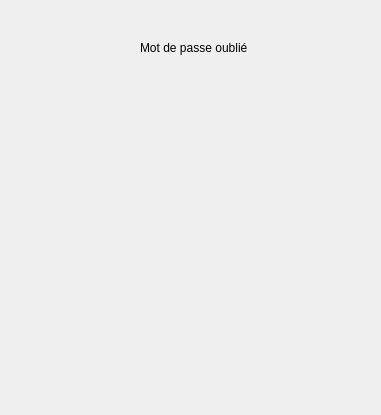
<?xml version="1.0" encoding="UTF-8"?>
<ui version="4.0">
 <class>forgotpassword</class>
 <widget class="QDialog" name="forgotpassword">
  <property name="geometry">
   <rect>
    <x>0</x>
    <y>0</y>
    <width>381</width>
    <height>415</height>
   </rect>
  </property>
  <property name="windowTitle">
   <string>Dialog</string>
  </property>
  <widget class="QLabel" name="label">
   <property name="geometry">
    <rect>
     <x>140</x>
     <y>40</y>
     <width>141</width>
     <height>16</height>
    </rect>
   </property>
   <property name="text">
    <string>Mot de passe oublié</string>
   </property>
  </widget>
 </widget>
 <resources/>
 <connections/>
</ui>
